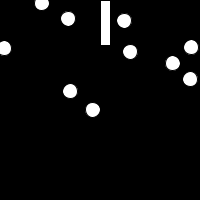
Frame 1 (no input)
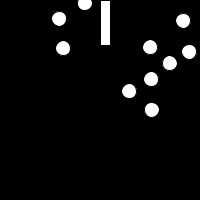
Frame 60 (the mouse pressed at the canvas centre just before this capture)
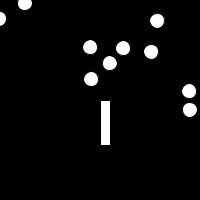
Frame 120 (the mouse held since frame 60 and released just before this capture)

The Processing sketch that drew these frames (run headless with seeded random() and noise(); from frame 60 on, the mouse is pressed at the canvas centre):

// Processing sketch: processing_139614
// ── processing_139614.pde

/*
This code is a bit of a replica of multiple ball ping pong. The user is able to control the vertical axis of the "obstacle", a short wall, to bounce an array of balls from one wall to the next. The user can bounce the balls to either wall and attempt to keep all the balls from hitting the opposite wall. 
The inspiration for this project originally started with two Rube Goldberg-esqe video of a series of balls traveling through an obstacle course.The third video is of an animation of a bouncing ball, which shows a bouncing ball in stills: 
http://www.youtube.com/watch?v=21t79OCziXs
http://www.youtube.com/watch?v=LoR2k3B0ifk
http://www.youtube.com/watch?v=w-i35J8yXoc
I have also drawn inspiration from a few written codes such as a simpler ping pong game(for the wall obstacle idea): 
http://processingjs.org/learning/topic/collision/
A rolling ball animation(for the code needed to create a rolling ball in Processing:
http://www.learningprocessing.com/examples/chapter-5/example-5-6/
And a bouncing ball animation(which helped me figure out speed and if statements:
http://www.openprocessing.org/sketch/47766
I also used the information from the packets in class: Getting Started in Processing: Classes and Arrays.
I had originally meant to create a Rube Goldberg-esqe program, where a ball travels through an obstacle course, but opted to create this ping pong like game instead. In future editting of this code, I hope to be able to make the user be able to change the horizontal axis of the "obstacle" and perhaps create a more of a competitive game experience. Most of my process and ideas are written in my notebook: things like the original ideas, the transitions,. the new ideas, and post-its filled with how-tos from Ms. Freed.
*/

Wall obstacle;
Ball[] balls = new Ball[10];

void setup()
{
  size(200,200);
  background(0);
  smooth();
  obstacle = new Wall(100, mouseY, 10, 45);
  for( int i = 0; i < balls.length; i++)
  {
    float x = random(width);
    float y = random(height);
    int d = 15;
    balls[i] = new Ball(x,y,d);
  }
}

void draw()
{
  background(0);
  fill(255);
  obstacle.display();
  for (int i = 0; i < balls.length; i++)
  {
    balls[i].move();
    balls[i].display();
  }
}
   

class Ball
{
  float diameter;
  float x;
  float y;
  float speed;
  Ball(float TempX, float TempY, float TempD)
  {
    x = TempX;
    y = TempY;
    diameter = TempD;
    speed = 1;
  }
  void display()
  {
    stroke(0);
    ellipse(x,y,diameter,diameter);
    fill(255);
  }
  void move()
  {
    x += speed;
    
    if (x > width || x < 0) 
    {
      speed *= -1;
    }
    if(x < obstacle.x && x + diameter/2 > obstacle.x && y + diameter/2 > mouseY && y - diameter/2 < mouseY + obstacle.wallheight)
    {
     speed = -abs(speed);
    }
    if(x > obstacle.x && (x - diameter/2) < (obstacle.x + obstacle.wallwidth) && y + diameter/2 > mouseY && y - diameter/2 < mouseY + obstacle.wallheight)
    {
      speed = abs(speed);
    }
  }
} 

class Wall
{
  float wallheight;
  float wallwidth;
  float x;
  float y;
  Wall(float wX, float wY , float wW, float wH)
  {
    x = wX;
    y = wY;
    wallwidth = wW;
    wallheight = wH;
  }
 void display()
 {
   stroke(0);
   rect(x, mouseY, wallwidth, wallheight);
   fill(255);
 }
}
